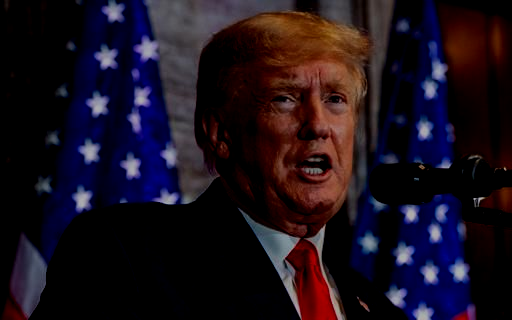
#> input picture output_oldold/94.png, 512 x 320 px, given in place of 94.jpeg, which was not available
$ jupyter execute 94.ipynb   (text cells are left out)
#> lines starting #> are read from the running program, lines starting #| are printed output that depends on the picture; pictures that were not available may be replaced by others from this repository, and a replacement may not be noted
[cell 1]
import cv2
import numpy as np
import matplotlib.pyplot as plt

# Read the image from the specified path
image_path = './data/94.jpeg'
image = cv2.imread(image_path)
#> image is the input picture: shape (320, 512, 3); mean B, G, R 28.7, 17, 27.2

# Convert the image from BGR to RGB color space
image_rgb = cv2.cvtColor(image, cv2.COLOR_BGR2RGB)

# Convert the image to a float type for contrast manipulation
image_float = image_rgb.astype(np.float32)

# Display the original image
plt.imshow(image_rgb)
plt.axis('off')  # Do not show axes to keep it simple
plt.savefig('original_image.png')

[cell 2]
# Decrease the contrast by scaling the pixel values to a smaller range
# We will multiply the image by a factor less than 1 to decrease the contrast
contrast_factor = 0.5
image_decreased_contrast = image_float * contrast_factor
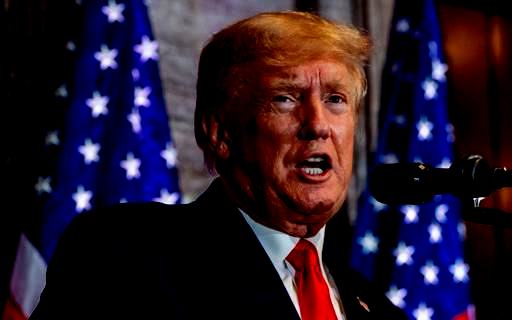
#> image_decreased_contrast: shape (320, 512, 3) float32; mean R, G, B 13.6, 8.5, 14.4; drawn with min black and max white

# Clip the values to the range [0, 255] to ensure they are valid pixel values
image_decreased_contrast = np.clip(image_decreased_contrast, 0, 255)

# Convert the image back to an 8-bit unsigned integer type
image_decreased_contrast_uint8 = image_decreased_contrast.astype(np.uint8)
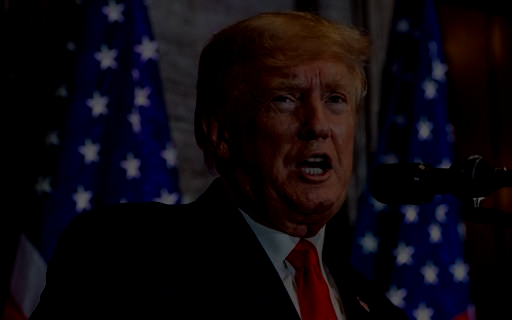
#> image_decreased_contrast_uint8: shape (320, 512, 3); mean R, G, B 13.5, 8.4, 14.2

# Display the image with decreased contrast
plt.imshow(image_decreased_contrast_uint8)
plt.axis('off')  # Do not show axes to keep it simple
plt.savefig('decreased_contrast_image.png')
